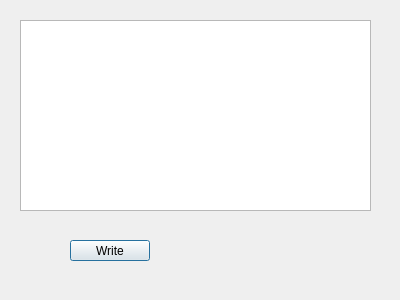
<?xml version="1.0" encoding="UTF-8"?>
<ui version="4.0">
 <class>Dialog</class>
 <widget class="QDialog" name="Dialog">
  <property name="geometry">
   <rect>
    <x>0</x>
    <y>0</y>
    <width>400</width>
    <height>300</height>
   </rect>
  </property>
  <property name="windowTitle">
   <string>Dialog</string>
  </property>
  <widget class="QTextEdit" name="textEdit">
   <property name="geometry">
    <rect>
     <x>20</x>
     <y>20</y>
     <width>351</width>
     <height>191</height>
    </rect>
   </property>
  </widget>
  <widget class="QPushButton" name="pushButton">
   <property name="geometry">
    <rect>
     <x>70</x>
     <y>240</y>
     <width>80</width>
     <height>21</height>
    </rect>
   </property>
   <property name="text">
    <string>Write</string>
   </property>
  </widget>
 </widget>
 <resources/>
 <connections/>
</ui>
